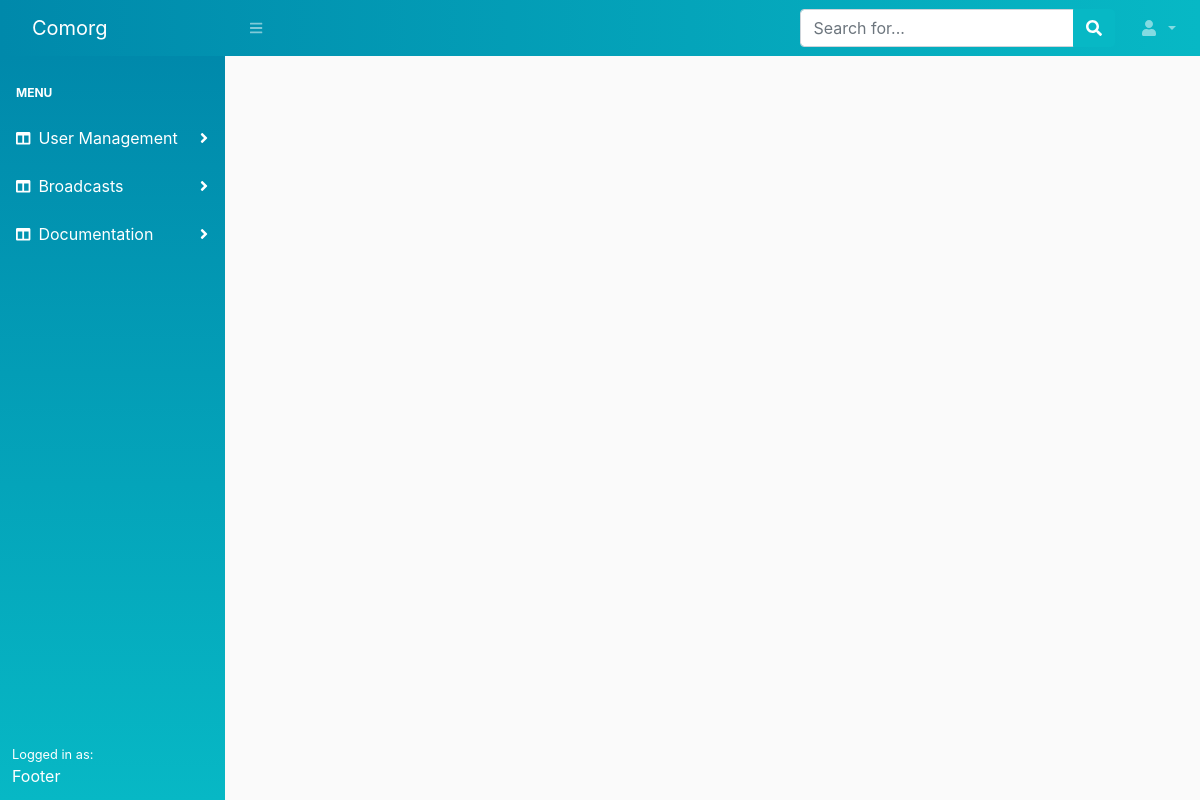
The app's page /communications/, older data.
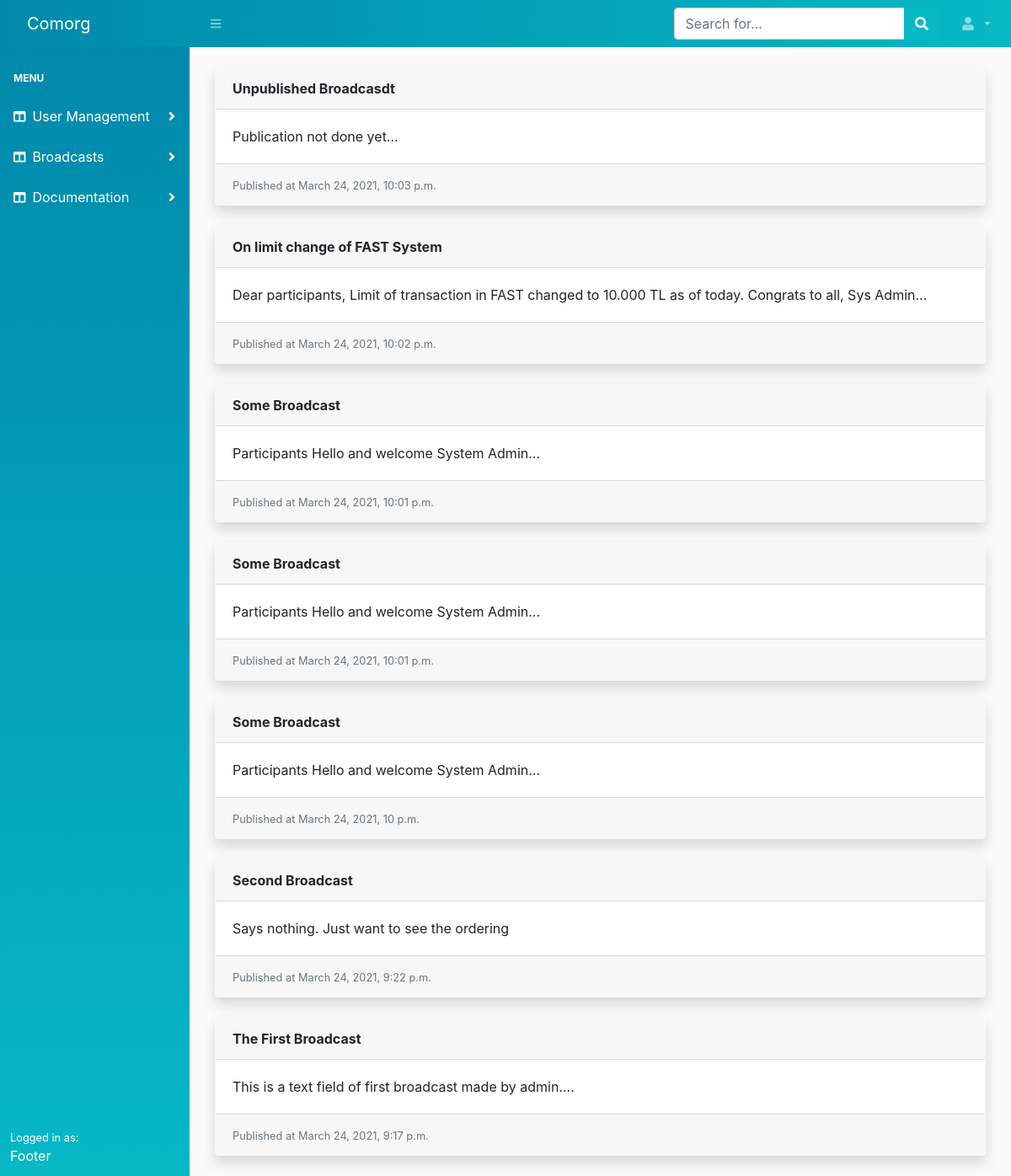
The same page, newer data.
### communication/models.py (models this page shows, shortened)
class Broadcast(models.Model):
    user = models.ForeignKey(User, on_delete=models.DO_NOTHING, related_name='broadcasts')
    title = models.CharField(max_length=250)
    body = models.TextField(blank=True, null=True)
    created = models.DateTimeField(auto_now_add=True)
    published = models.DateTimeField(blank=True, null=True)
    last_updated = models.DateTimeField(auto_now=True)
    is_published = models.BooleanField(default=False, verbose_name='Publish immediately')
    class Meta:
        db_table = 'broadcasts'
        ordering = ['-published']

### communication/views.py (the view)
# urls.py: path('', views.index, name='broadcast_list'),
def index(request):
    broadcasts = Broadcast.objects.filter(is_published=True)
    return render(
        request,
        'communication/broadcast/list.html',
        {
            'broadcasts': broadcasts
        })

### communication/templates/communication/broadcast/list.html (shortened to what this page needs)
{% extends 'core/base.html' %}
{% block content %}
<div class="container-fluid">
    {% for broadcast in broadcasts %}
        <div class="card border-light shadow mb-4">
            <div class="card-header">
                <strong>{{ broadcast.title }}</strong>
            </div>
            <div class="card-body">
                <div class="card-text">
                    {{ broadcast.body }}
                </div>
            </div>
            <div class="card-footer">
                <small class="text-muted">
                    Published at {{ broadcast.published }}
                </small>
            </div>
        </div>
    {% endfor %}
</div>
{% endblock %}

Row changes from the older to the newer data that the page shows:
added Broadcast: title "Unpublished Broadcasdt", body "Publication not done yet...", published "March 24, 2021, 10:03 p.m."
added Broadcast: title "On limit change of FAST System", body "Dear participants, Limit of transaction in FAST changed to 10.000 TL as of today. Congrats to all, Sys Admin...", published "March 24, 2021, 10:02 p.m."
added Broadcast: title "Some Broadcast", body "Participants Hello and welcome System Admin...", published "March 24, 2021, 10:01 p.m."
added Broadcast: title "Some Broadcast", body "Participants Hello and welcome System Admin...", published "March 24, 2021, 10:01 p.m."
added Broadcast: title "Some Broadcast", body "Participants Hello and welcome System Admin...", published "March 24, 2021, 10 p.m."
added Broadcast: title "Second Broadcast", body "Says nothing. Just want to see the ordering", published "March 24, 2021, 9:22 p.m."
added Broadcast: title "The First Broadcast", body "This is a text field of first broadcast made by admin....", published "March 24, 2021, 9:17 p.m."
